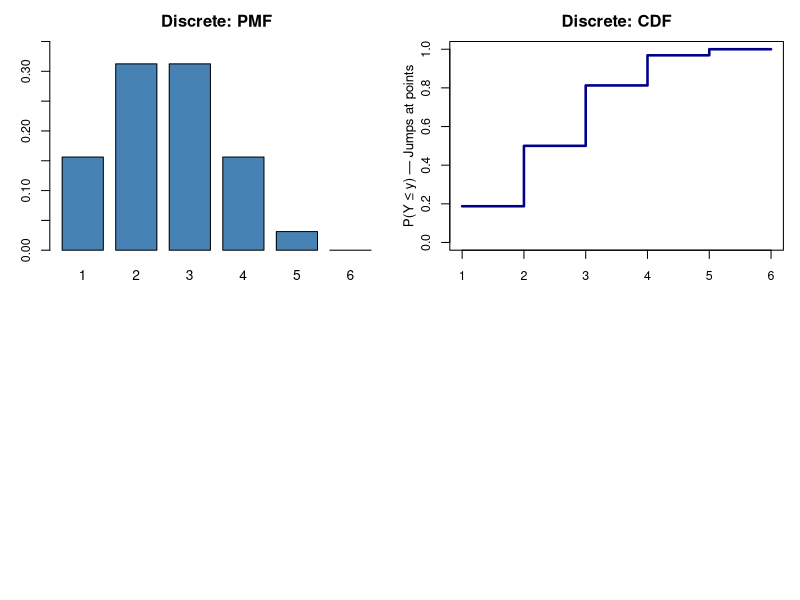
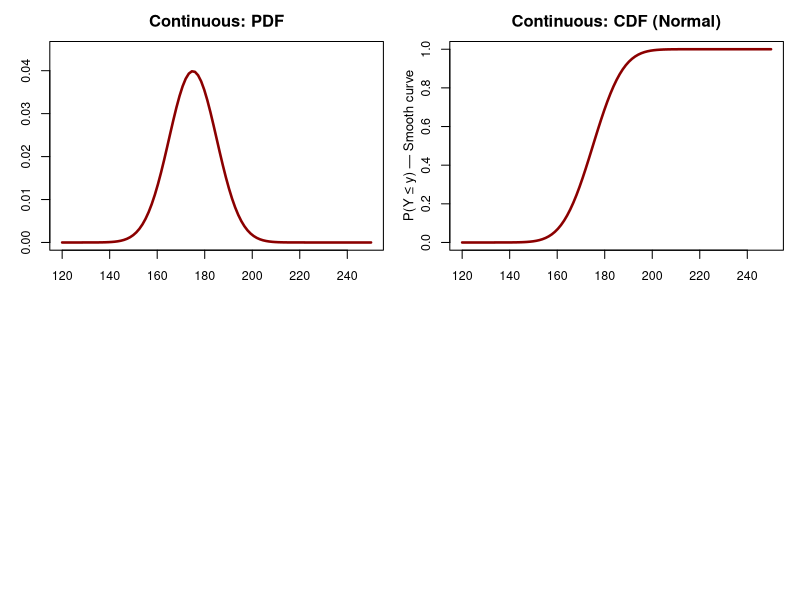
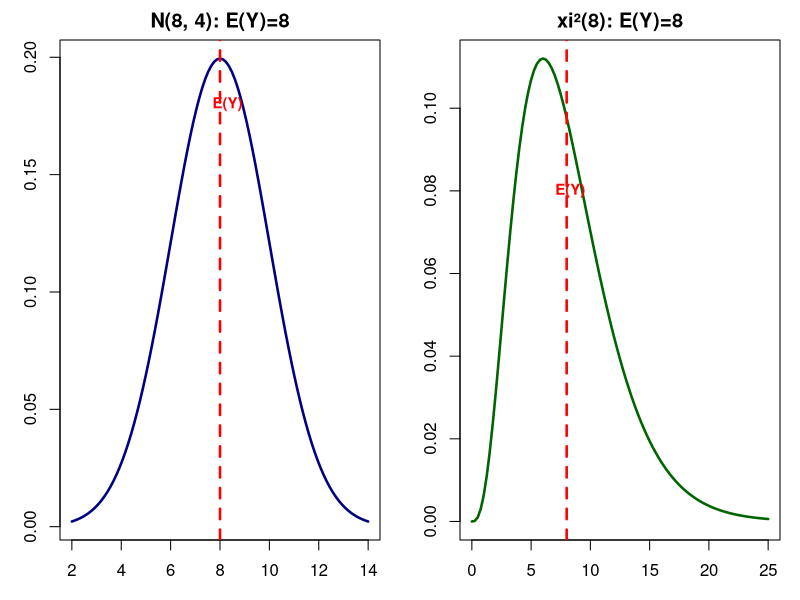
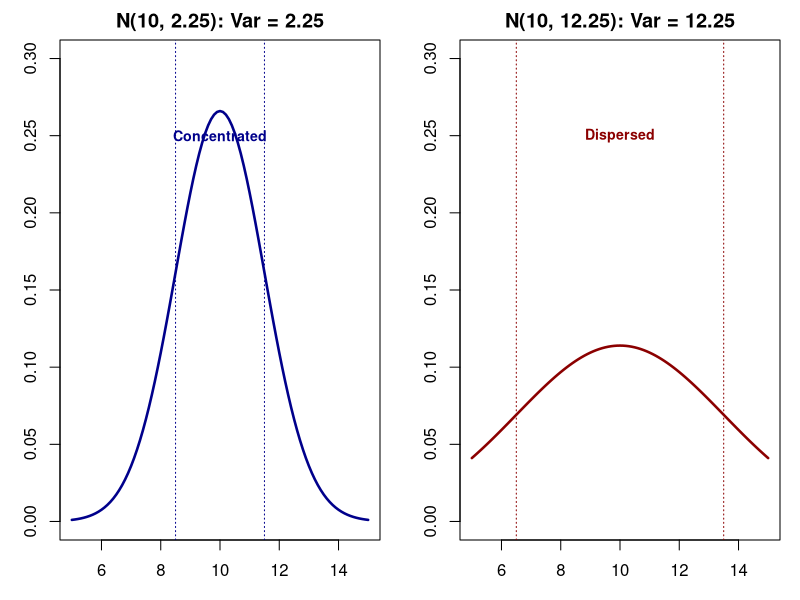
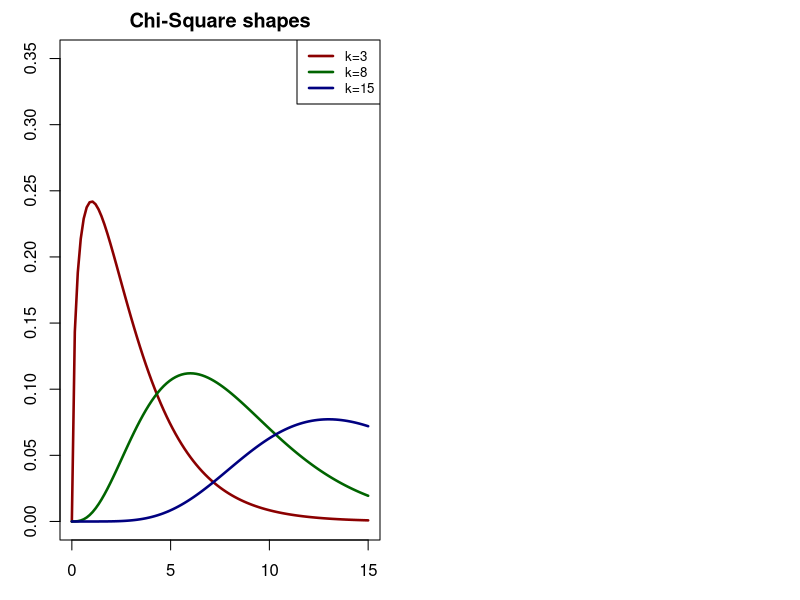
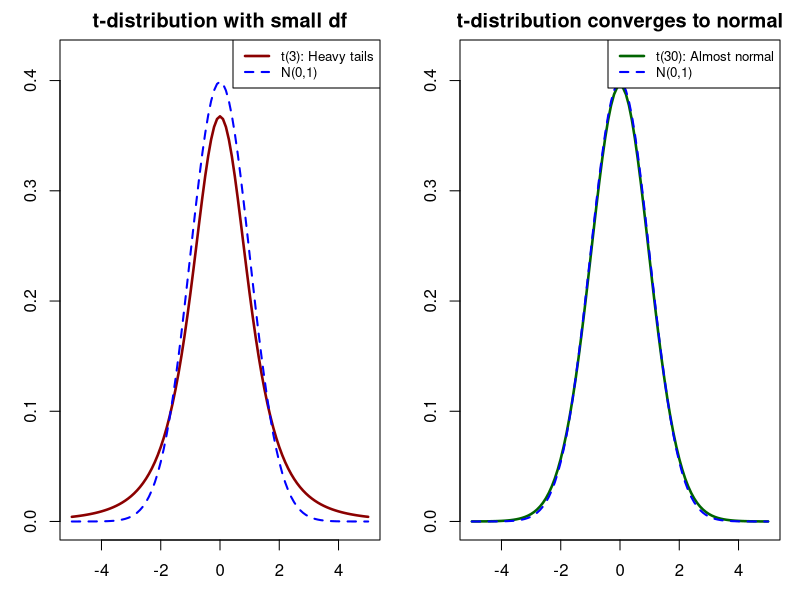
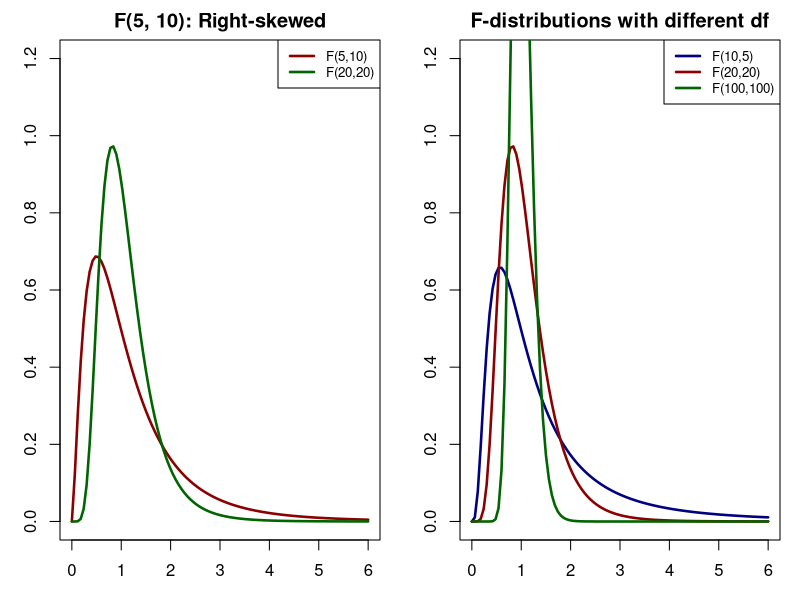

Source code (R) for these figures, in order:
## ---- chunk 1
knitr::opts_chunk$set(echo = TRUE)
## ---- chunk 2
    par(mfrow=c(2,2), mar=c(3,3,2.5,1))

    # Discrete PMF
    y_vals <- 1:6
    pmf_vals <- dbinom(y_vals, size=5, prob=0.5)
    barplot(pmf_vals, names.arg=y_vals, ylim=c(0, 0.35), 
            main='Discrete: PMF', ylab='p(y)', xlab='y', 
            col='steelblue', space=0.3, cex.axis=0.9)


    # Discrete CDF
    cdf_vals <- pbinom(y_vals, size=5, prob=0.5)
    plot(y_vals, cdf_vals, type='s', lwd=2.5, col='darkblue',
         main='Discrete: CDF', ylab='F(y)', xlab='y', 
         ylim=c(0, 1), pch=16, cex=0.8, cex.axis=0.9)
    mtext('P(Y ≤ y) — Jumps at points', side=2, line=2, cex=0.8)
## ---- chunk 3
par(mfrow=c(2,2), mar=c(3,3,2.5,1))

# Continuous PDF
curve(dnorm(x, 175, 10), xlim=c(120, 250), ylim=c(0, 0.045),
      main='Continuous: PDF', ylab='f(y)', xlab='y',
      lwd=2.5, col='darkred', cex.axis=0.9)


# Continuous CDF
curve(pnorm(x, 175, 10), xlim=c(120, 250), ylim=c(0, 1),
      main='Continuous: CDF (Normal)', ylab='F(y)', xlab='y',
      lwd=2.5, col='darkred', cex.axis=0.9)
mtext('P(Y ≤ y) — Smooth curve', side=2, line=2, cex=0.8)

par(mfrow=c(1,1))
## ---- chunk 4
par(mfrow=c(1,2), mar=c(3,3,2,1))

# Normal distribution
curve(dnorm(x, 8, 2), xlim=c(2, 14), ylab='f(y)', xlab='y',
      main='N(8, 4): E(Y)=8', lwd=2.5, col='navy')
abline(v=8, col='red', lwd=2.5, lty=2)
text(8.3, 0.18, 'E(Y)', cex=0.9, col='red', font=2)

# Chi-square distribution
curve(dchisq(x, df=8), xlim=c(0, 25), ylab='f(y)', xlab='y',
      main='xi²(8): E(Y)=8', lwd=2.5, col='darkgreen')
abline(v=8, col='red', lwd=2.5, lty=2)
text(8.3, 0.08, 'E(Y)', cex=0.9, col='red', font=2)

par(mfrow=c(1,1))
## ---- chunk 5
par(mfrow=c(1,2), mar=c(3,3,2,1))

# Small variance
curve(dnorm(x, 10, 1.5), xlim=c(5, 15), ylim=c(0, 0.3), ylab='f(y)', xlab='y',
      main='N(10, 2.25): Var = 2.25', lwd=2.5, col='darkblue')
abline(v=c(8.5, 11.5), col='darkblue', lwd=1, lty=3)
text(10, 0.25, 'Concentrated', cex=0.85, col='darkblue', font=2)

# Large variance
curve(dnorm(x, 10, 3.5), xlim=c(5, 15), ylim=c(0, 0.3), ylab='f(y)', xlab='y',
      main='N(10, 12.25): Var = 12.25', lwd=2.5, col='darkred')
abline(v=c(6.5, 13.5), col='darkred', lwd=1, lty=3)
text(10, 0.25, 'Dispersed', cex=0.85, col='darkred', font=2)

par(mfrow=c(1,1))
## ---- chunk 6
par(mfrow=c(1,2), mar=c(3,3,2,1))

curve(dchisq(x, df=3), xlim=c(0, 15), ylim=c(0, 0.35), ylab='f(y)', xlab='y',
      main='Chi-Square shapes', lwd=2.5, col='darkred')
curve(dchisq(x, df=8), xlim=c(0, 15), ylim=c(0, 0.35), lwd=2.5, col='darkgreen', add=TRUE)
curve(dchisq(x, df=15), xlim=c(0, 15), ylim=c(0, 0.35), lwd=2.5, col='navy', add=TRUE)
legend('topright', legend=c('k=3', 'k=8', 'k=15'), col=c('darkred', 'darkgreen', 'navy'),
       lwd=2.5, cex=0.8)

par(mfrow=c(1,1))
## ---- chunk 7
par(mfrow=c(1,2), mar=c(3,3,2,1))

# Small df (heavy tails)
curve(dt(x, df=3), xlim=c(-5, 5), ylim=c(0, 0.42), ylab='f(y)', xlab='y',
      main='t-distribution with small df', lwd=2.5, col='darkred')
curve(dnorm(x), xlim=c(-5, 5), ylim=c(0, 0.42), lwd=2, col='blue', lty=2, add=TRUE)
legend('topright', legend=c('t(3): Heavy tails', 'N(0,1)'), 
       col=c('darkred', 'blue'), lwd=c(2.5, 2), lty=c(1,2), cex=0.8)

# Large df (approaches normal)
curve(dt(x, df=30), xlim=c(-5, 5), ylim=c(0, 0.42), ylab='f(y)', xlab='y',
      main='t-distribution converges to normal', lwd=2.5, col='darkgreen')
curve(dnorm(x), xlim=c(-5, 5), ylim=c(0, 0.42), lwd=2, col='blue', lty=2, add=TRUE)
legend('topright', legend=c('t(30): Almost normal', 'N(0,1)'), 
       col=c('darkgreen', 'blue'), lwd=c(2.5, 2), lty=c(1,2), cex=0.8)

par(mfrow=c(1,1))
## ---- chunk 8
par(mfrow=c(1,2), mar=c(3,3,2,1))

curve(df(x, df1=5, df2=10), xlim=c(0, 6), ylim=c(0, 1.2), ylab='f(y)', xlab='y',
      main='F(5, 10): Right-skewed', lwd=2.5, col='darkred')
curve(df(x, df1=20, df2=20), xlim=c(0, 6), ylim=c(0, 1.2), ylab='f(y)', xlab='y',
      main='F(20, 20): More symmetric', lwd=2.5, col='darkgreen', add=TRUE)
legend('topright', legend=c('F(5,10)', 'F(20,20)'), 
       col=c('darkred', 'darkgreen'), lwd=2.5, cex=0.8)

curve(df(x, df1=10, df2=5), xlim=c(0, 6), ylim=c(0, 1.2), ylab='f(y)', xlab='y',
      main='F-distributions with different df', lwd=2.5, col='navy')
curve(df(x, df1=20, df2=20), xlim=c(0, 6), ylim=c(0, 1.2), lwd=2.5, col='darkred', add=TRUE)
curve(df(x, df1=100, df2=100), xlim=c(0, 6), ylim=c(0, 1.2), lwd=2.5, col='darkgreen', add=TRUE)
legend('topright', legend=c('F(10,5)', 'F(20,20)', 'F(100,100)'), 
       col=c('navy', 'darkred', 'darkgreen'), lwd=2.5, cex=0.8)

par(mfrow=c(1,1))
